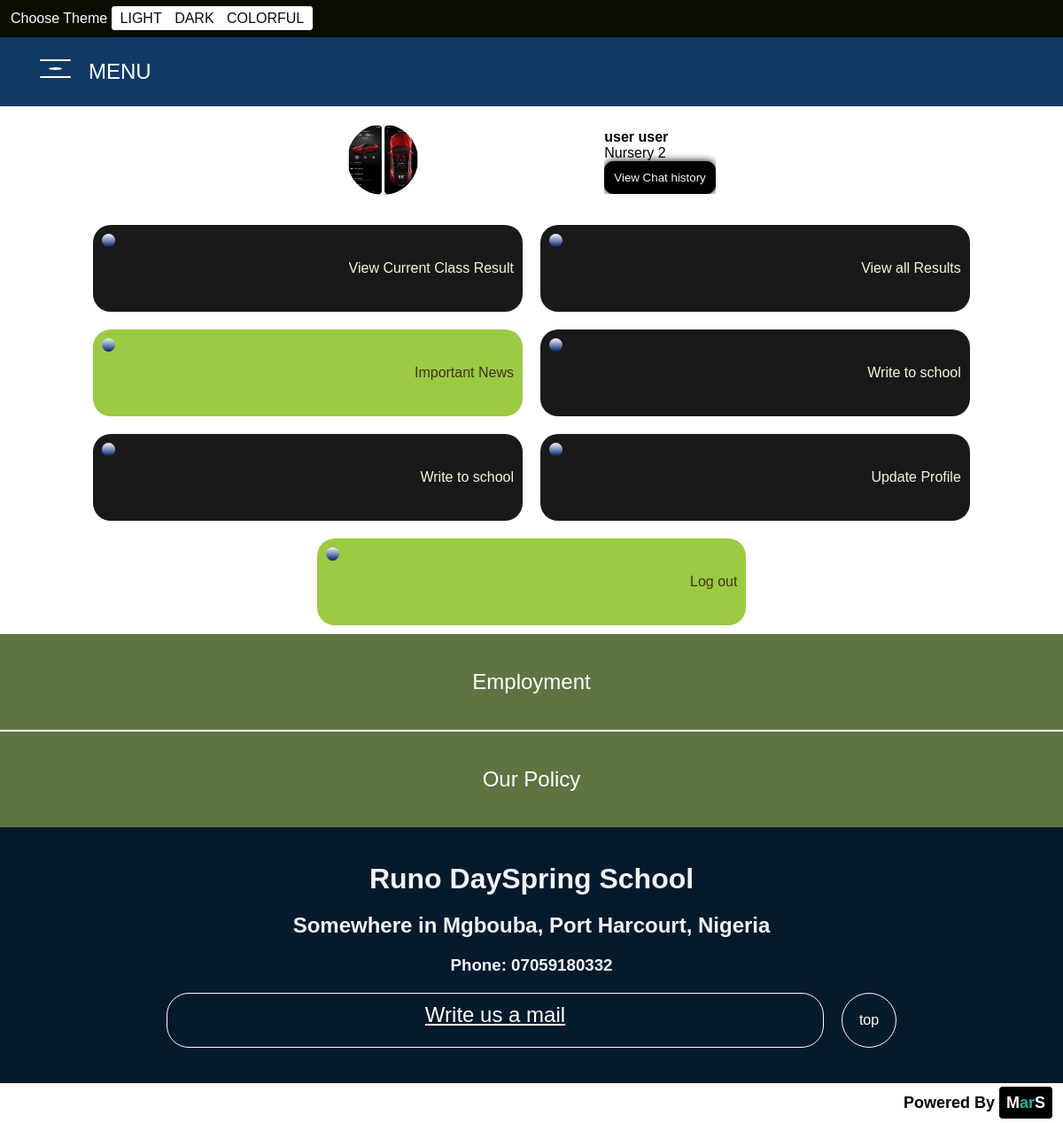
Screenshot of /runo/pupil/ (signed in) with the database file from the repository.
### runo/models.py (models this page shows, shortened)
class UserProfile(models.Model):
    user = models.OneToOneField(User, models.CASCADE, related_name='userprofile')
    profile_image = models.ImageField(upload_to='users/', blank=True, null=True)
    status = models.CharField(max_length=100, blank=True, null=True)

class FooterDetails(models.Model):
    school_name = models.CharField(max_length=100)
    school_address = models.CharField(max_length=250)
    school_phone = models.CharField(max_length=18)
    school_email = models.EmailField()

### runo/views.py (the view)
# urls.py: path('pupil/', views.pupil, name='pupil'),
@permission_required('runo.is_pupil')
def pupil(request):
    try:
        pupil = request.user
        current_class = pupil.userclass_set.all().filter(in_class=True).first().Class
        class_code = current_class
        current_class = all_classes[int(current_class)][1]
        context = {'class_code': class_code, 'aboutSchool': aboutSchool, 'pupil': pupil, 'current_class': current_class}
        return render(request, 'runo/sms/pupil.html', context)
    except:
        href = reverse('runo:login', args = [])
        errorMsg = 'You are not authorized to view user profile. Login with the authorized user to do this.'
        return render(request, 'error.html', {'errorMsg': errorMsg, 'href': href})

### runo/templates/runo/sms/pupil.html (shortened to what this page needs)
{% extends 'runobase.html' %}
{% block body %}
<div id='pupil'>
    {% if request.user.userprofile %}
        <div class='userProfile'>
            <div id='userImg'>
                {% if request.user.userprofile.profile_image %}
                    <img src='{{ request.user.userprofile.profile_image.url }}' alt='{{ request.user.username}}'>
                {% else %}
                    <img>
                {% endif %}
            </div>
            <div id='userProfileText'>
                <strong>{{ request.user.first_name }} {{ request.user.last_name }}</strong>
                <br>
                {% if current_class %}{{current_class}}{% endif %}
                <br>
                <button id='viewChat'>View Chat history</button>
            </div>
        </div>
    {% endif %}
    <div class='pupilDetails'>
        <a href='{% url "runo:viewResults" class_code %}'>
            <span class="decorator"></span>
            <div>
            View Current Class Result
            </div>
        </a>
        <a href=''>
            <span class="decorator"></span>
            <div>
                View all Results
            </div>
        </a>
        <a href=''>
            <span class="decorator"></span>
            <div>
                Important News
            </div>
        </a>
        <a href='mailto:{{ aboutSchool.school_email }}' target='_blank'>
            <span class="decorator"></span>
            <div>
            Write to school
            </div>
        </a>
        <aside id='write'>
            <span class="decorator"></span>
            <div>
            Write to school
            </div>
        </aside>
        <a href='{% url "runo:updateProfile" %}'>
            <span class="decorator"></span>
            <div>
                Update Profile
            </div>
        </a>
        <a href='{% url "runo:logout" %}'>
            <span class="decorator"></span>
            <div>
                Log out
            </div>
        </a>
    </div>
</div>
{% endblock %}

### runo/templates/runobase.html (shortened to what this page needs)
<!DOCTYPE html>
<html lang="en">
<head>
</head>
<body>
    <div id='toggleMode'>
        Choose Theme
        <span>
            <span id='day' class='toggleMode'>LIGHT</span>
            <span id='night' class='toggleMode'>DARK</span>
            <span id='colorful' class='toggleMode'>COLORFUL</span>
        </span>
    </div>
    <nav>
        <div id='topMenu'>
            <div id='menu'>
                <div id='firstBar'></div>
                <div id='secondBar'></div>
                <div id='thirdBar'></div>
            </div>
            <span>MENU</span>
        </div>
    </nav>
    {% block body %}
    {% endblock %}
    <footer>
        <div id='footerExtraInfo'>
            <section id='first'>
                <a href=''>Employment</a>
            </section>
            <section>
                <a href=''>Our Policy</a>
            </section>
        </div>
        <div id='footerSchoolDetails'>
            {% if aboutSchool %}
                <h1>{{ aboutSchool.school_name }}</h1>
                <h2>{{ aboutSchool.school_address }}</h2>
                <h3>Phone: {{ aboutSchool.school_phone }}</h3>
                <a href='mailto:{{ aboutSchool.school_email }}' target='_blank'><aside>Write us a mail</aside></a>
                <section><a href='#day' style='text-decoration: none; color: white;'>top</a></section>
            {% endif %}
        </div>
        <div id='MarS'>
            Powered By
            <span>M<span style='color: lightseagreen'>ar</span>S</span>
        </div>
    </footer>
</body>
</html>

### runo/templates/runobase.html (style rules this page uses)
* { margin: 0px; font-family: 'Trebuchet MS', 'Lucida Sans Unicode', 'Lucida Grande', 'Lucida Sans', Arial, sans-serif; overflow-x: hidden; }
html { scroll-behavior: smooth; }
#toggleMode { background-color: rgb(9, 14, 0); width: 100%; padding-left: 20px; color: rgb(252, 252, 250); padding: 12px; }
#toggleMode > span { background-color: white; border: 5px solid white; color: rgb(9, 14, 0); border-radius: 4px; }
#toggleMode span > .toggleMode { padding-left: 5px; padding-right: 5px; padding-top: 3px; padding-bottom: 3px; cursor: pointer; }
nav { width: 100%; position: sticky; top: 0; background-color: rgb(16, 58, 101); padding-left: 25px; padding-top: 25px; padding-bottom: 25px; padding-right: 0px; }
@media screen and (max-width: 1360px) { nav { padding-right: 25px; } }
@media screen and (max-width: 1360px) { nav #menu { width: 75px; align-items: center; } }
@media screen and (max-width: 1360px) { nav #menu > div { background-color: white; } }
@media screen and (max-width: 1360px) { #topMenu { display: flex; flex-wrap: nowrap; width: 150px; cursor: pointer; } }
@media screen and (max-width: 1360px) { nav #menu > #firstBar { width: 35px; height: 2px; border-radius: 1px; margin: auto; margin-bottom: 7px; } }
@media screen and (max-width: 1360px) { nav #menu > #secondBar { width: 15px; height: 3px; border-radius: 50%; margin: auto; margin-bottom: 7px; } }
@media screen and (max-width: 1360px) { nav #menu > #thirdBar { width: 35px; height: 2px; border-radius: 1px; margin: auto; margin-bottom: 6px; } }
@media screen and (max-width: 1360px) { #topMenu span { color: white; font-size: x-large; } }
#footerExtraInfo { display: flex; flex-wrap: wrap; background-color: rgb(96, 116, 67); justify-content: center; }
#footerExtraInfo section { color: white; text-align: center; padding-top: 40px; padding-bottom: 40px; font-size: x-large; }
#footerExtraInfo a { text-decoration: none; color: white; }
@media screen and (max-width: 1361px) { #footerExtraInfo section { width: 100%; } }
@media screen and (max-width: 1361px) { #footerExtraInfo #first { border-bottom: 2px solid white; } }
#footerSchoolDetails { background-color: rgb(6, 26, 45); display: flex; flex-wrap: wrap; justify-content: center; color: rgb(243, 243, 250); padding-top: 40px; padding-bottom: 40px; }
#footerSchoolDetails > a { color: white; padding: 10px; text-align: center; border-radius: 25px; border: 1px solid white; font-size: x-large; }
#footerSchoolDetails h1, #footerSchoolDetails h3 { width: 100%; text-align: center; padding-bottom: 20px; }
#footerSchoolDetails h2 { width: 50%; padding-bottom: 20px; text-align: center; }
@media screen and (max-width: 1361px) { #footerSchoolDetails > a { width: 60%; } }
#footerSchoolDetails section { width: 60px; height: 60px; border-radius: 50%; margin-left: 20px; display: flex; justify-content: center; align-items: center; border: 1px solid white; }
#MarS { background-color: white; color: black; padding:12px; text-align: end; font-size: large; font-weight: bold; }
#MarS > span { background-color: black; padding: 8px; border-radius: 4px; color: white }

### rows the page displays
FooterDetails: school_name "Runo DaySpring School", school_address "Somewhere in Mgbouba, Port Harcourt, Nigeria", school_phone "07059180332"

### other values shown
{{ request.user.first_name }} "user"
{{ request.user.last_name }} "user"
{{ current_class }} "Nursery 2"
